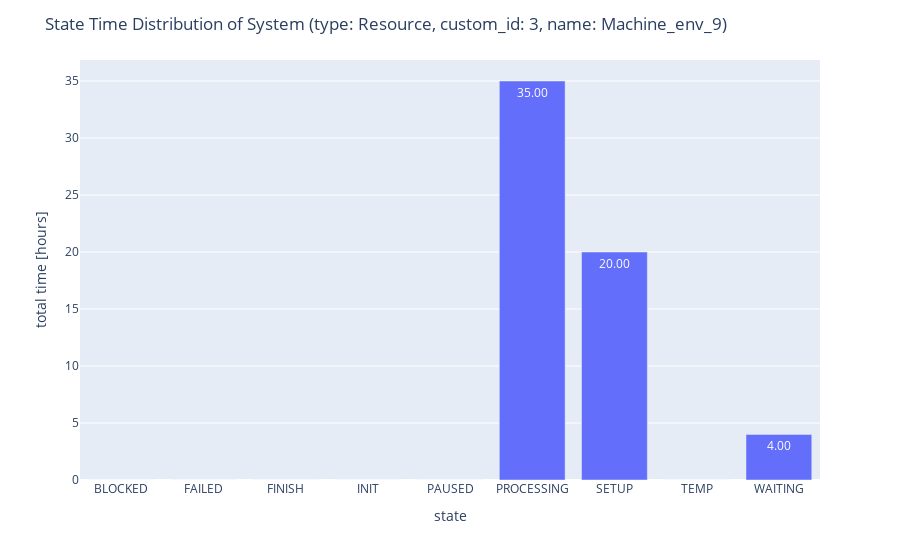

The code cell stored with this chart in its notebook:
### Code cell
fig = mon.draw_state_bar_chart()

### Figure 1 — Plotly figure (JSON) as saved in the notebook; plotly's stock layout.template omitted (floating-point values rounded to 4 significant figures)
{"data": [{"alignmentgroup": "True", "hovertemplate": "state=%{x}<br>total time [hours]=%{y}<extra></extra>", "legendgroup": "", "marker": {"color": "#636efa", "pattern": {"shape": ""}}, "name": "", "offsetgroup": "", "orientation": "v", "showlegend": false, "textposition": "auto", "texttemplate": "%{y:.2f}", "type": "bar", "x": ["BLOCKED", "FAILED", "FINISH", "INIT", "PAUSED", "PROCESSING", "SETUP", "TEMP", "WAITING"], "xaxis": "x", "y": [0, 0, 0, 0, 0, 35, 20, 0, 4], "yaxis": "y"}], "layout": {"barmode": "relative", "legend": {"tracegroupgap": 0}, "margin": {"t": 60}, "showlegend": false, "title": {"text": "State Time Distribution of System (type: Resource, custom_id: 3, name: Machine_env_9)"}, "xaxis": {"anchor": "y", "domain": [0, 1], "title": {"text": "state"}}, "yaxis": {"anchor": "x", "domain": [0, 1], "title": {"text": "total time [hours]"}}}}
